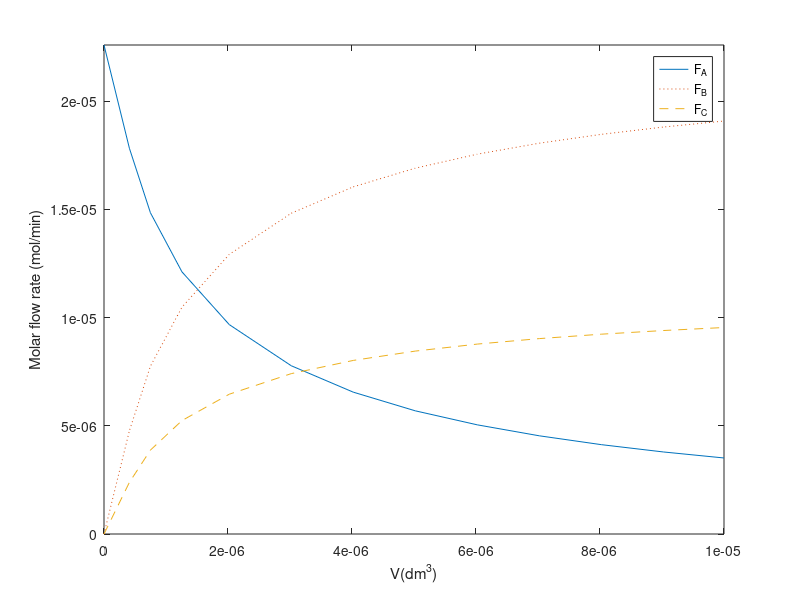

Here is the MATLAB script that generated this plot:
% microrx.m
Fa0 = 2.26e-5; R = 8.314; P0 = 1641; T0 = 698; E = 24000;
Ct0 = P0/(R*T0); Vf = 1e-5; x0 = [Fa0 0 0];
k = 0.29*exp(E/1.987*(1/500-1/T0));
dxdv = @(t,x) [-k*Ct0^2*(x(1)/ sum(x))^2; k*Ct0^2*(x(1)/ sum(x))^2; (k/2)*Ct0^2*(x(1)/ sum(x))^2];
[V x] = ode23s(dxdv,[0 Vf],x0); Fa = x(:,1); Fb = x(:,2); Fc = x(:,3);
fprintf('Final values: Fa = %g, Fb = %g, Fc = %g\n', Fa(end), Fb(end), Fc(end));
plot(V,Fa,V,Fb,':',V,Fc,'--'), xlabel('V(dm^3)'), axis tight
ylabel('Molar flow rate (mol/min)'), legend('F_A','F_B','F_C')
